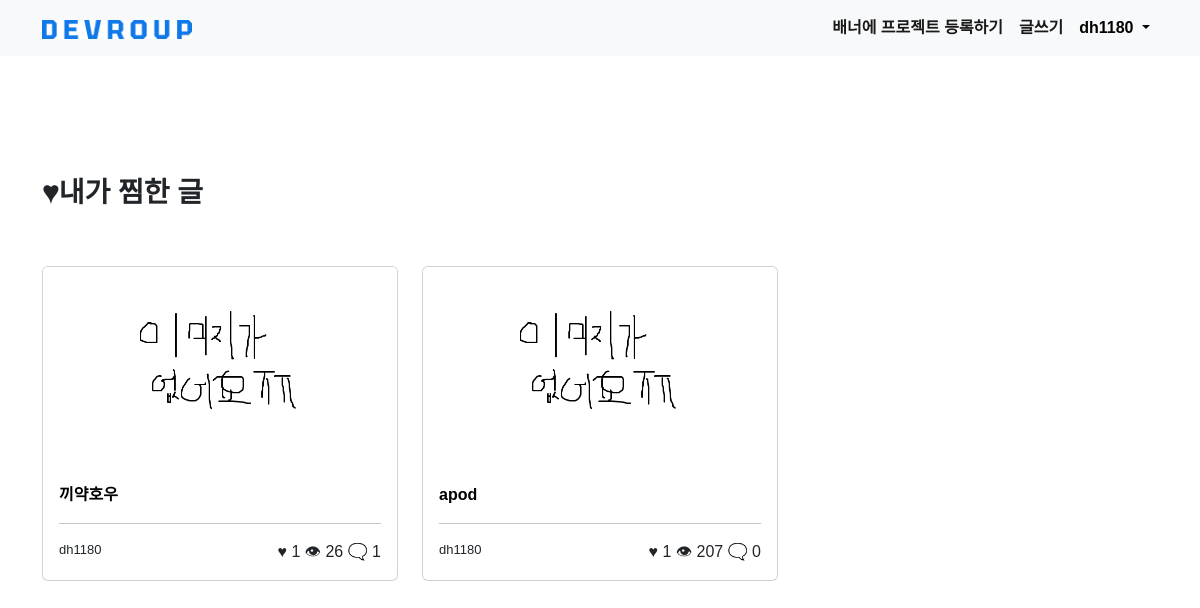
The app's page /user/user_like_posts/ (signed in) with its own data.
### community/models.py (models this page shows, shortened)
class Post(models.Model):
    title = models.CharField(max_length=200)
    author = models.ForeignKey(User, on_delete=models.CASCADE, null=True)
    hit = models.IntegerField(default=0)
    like = models.IntegerField(default=0)
    like_users = models.ManyToManyField(User, related_name='like_posts')
    date = models.DateTimeField(auto_now_add=True)
    image = models.ImageField(upload_to='community_thumbnail', null=True)
    content = models.TextField()
    github_address = models.URLField(null=True)
    def get_comment_count(self):
        return Comment.objects.filter(post=self).count()

### user/views.py (the view)
# urls.py: path('user_like_posts/', views.user_like_posts, name='user_like_posts'),
def user_like_posts(request):
    posts = Post.objects.filter(like_users=request.user).order_by('-date')
    return render(request, 'user/user_like_posts.html', {'posts': posts})

### user/templates/user/user_like_posts.html (shortened to what this page needs)
{% extends 'community/base.html' %} {% block content %}
<br /><br /><br /><br /><br />
<div class="container">
    <div class="row mb-5">
        <h3 style="font-weight: 1000;">♥내가 찜한 글</h3>
    </div>
    <div class="row">
        {% for post in posts %}
        <div class="col-md-4 col-sm-12 mb-5">
            <div class="card h-100">
                <div class="media-container">
                    <img
                        src="{{ post.image.url }}"
                        class="card-img-top"
                        style="object-fit: cover; height: 200px;"
                    />
                </div>
                <div class="card-body">
                    <a
                        class="card-title stretched-link"
                        href="{% url 'community:post_detail' pk=post.pk %}"
                       style="font-weight: bold;"
                        >{{ post.title }}</a
                    >
                    <br />
                    <hr />
                    <div class="row">
                        <div class="col-6" style="font-size: small">
                            {{ post.author }}
                        </div>
                        <div class="col-6 text-end">
                            ♥&nbsp;{{ post.like }}
                            👁&nbsp;{{ post.hit }}
                            🗨️&nbsp;{{ post.get_comment_count }}
                        </div>
                    </div>
                </div>
            </div>
        </div>
        {% endfor %}
    </div>
{% endblock content %}

### community/templates/community/base.html (shortened to what this page needs)
{% load static %} {% load socialaccount %}
<!DOCTYPE html>
<html lang="en">
    <head>
        <link
            href="https://cdn.jsdelivr.net/npm/bootstrap@5.2.3/dist/css/bootstrap.min.css"
            rel="stylesheet"
        />
        <link
            rel="stylesheet"
            href="https://uicdn.toast.com/editor/latest/toastui-editor.min.css"
        />
    </head>
    <body>
        <nav class="navbar navbar-expand-md bg-light">
            <div class="container">
                <a
                    class="navbar-brand"
                    href="/"
                    id="brand">
                <img src="/media/logo/Devroup_Word.png" style="width: 150px"/>
                </a>
                <div
                    class="collapse navbar-collapse justify-content-end"
                    id="navbarSupportedContent"
                >
                    <ul class="navbar-nav mb-2 mb-lg-0" style="font-weight: bold;">
                        {% if user.is_authenticated %}
                        <li>
                            <a class="nav-link active" href="https://forms.gle/mQgPoKs9G4k7mtDo8"
                                >배너에 프로젝트 등록하기</a
                            >
                        </li>
                        <li>
                            <a class="nav-link active" href="{% url 'community:post_create' %}"
                                >글쓰기</a
                            >
                        </li>
                        <li class="nav-item dropdown">
                            <a
                                class="nav-link dropdown-toggle"
                                href="#"
                                id="navbarDropdown"
                                role="button"
                                data-bs-toggle="dropdown"
                                aria-expanded="false"
                            >
                                {{ user.username }}
                            </a>
                        </li>
                        {% endif %}
                    </ul>
                    </div>
                    </div>
        </nav>
        {% block content %} {% endblock %}
    </body>
</html>

### community/templates/community/base.html (style rules this page uses)
body { font-family: 'Noto Sans KR', sans-serif; }

### user/templates/user/user_like_posts.html (style rules this page uses)
a { cursor: pointer; }
a:link { color: black; text-decoration: none; }

### records on screen
Post: image (picture), title "끼약호우", author "dh1180", like "1", hit "26", get_comment_count "1"
Post: image (picture), title "apod", author "dh1180", like "1", hit "207", get_comment_count "0"

### other values on screen
{{ user.username }} "dh1180"
